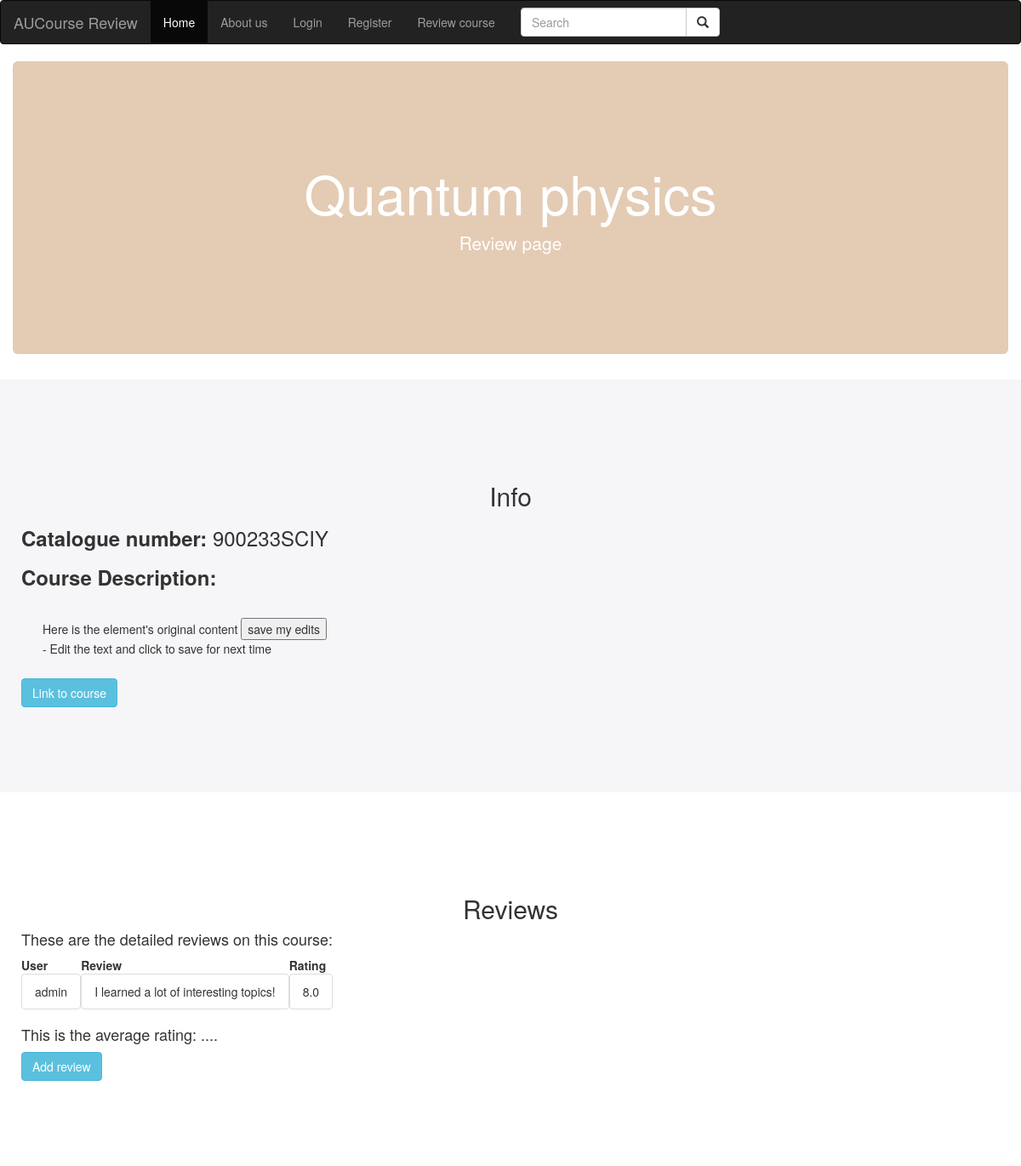
Page /reviews/2/ on the committed database.
### reviews/models.py (models this page shows, shortened)
class Course(models.Model):
    course_name = models.CharField(max_length=200)
    catalogue_nr = models.CharField(max_length=10)

class Review(models.Model):
    course = models.ForeignKey(Course, on_delete=models.CASCADE)
    user = models.ForeignKey(User, on_delete=models.CASCADE, default=1)
    comment = models.CharField(max_length=500)
    rating = models.FloatField(default=0)

### reviews/views.py (the view)
# urls.py: path('<int:pk>/', views.DetailView.as_view(), name='detail'),
class DetailView(generic.DetailView):
    model = Course
    template_name = 'reviews/detail.html'
    '''
    #If we want to add average rating
    reviews = Review.objects.all().order_by("-comment")
    average = reviews.aggregate(Avg("rating"))["rating__avg"]
    if average == None:
        average = 0
    average = round(average, 2)
'''

### reviews/templates/reviews/detail.html (shortened to what this page needs)
<!DOCTYPE html>
<html lang="en">
<head>
  <link rel="stylesheet" href="https://maxcdn.bootstrapcdn.com/bootstrap/3.4.1/css/bootstrap.min.css">
</head>
<body onload="checkEdits()">
  <nav class="navbar navbar-inverse">
  <div class="container-fluid">
    <div class="navbar-header">
      <a class="navbar-brand" href="#">AUCourse Review</a>
    </div>
    <ul class="nav navbar-nav">
      <li class="active"><a href="{% url 'home' %}">Home</a></li>
      <li><a href="https://www.auc.nl/">About us</a></li>
      {% if user.is_authenticated %}
        <li><a href="{% url 'accounts:logout' %}">Logout</a></li>
      {% else %}
       <li><a href="{% url 'accounts:login' %}">Login</a></li>
       <li><a href="{% url 'accounts:register' %}">Register</a></li>
      {% endif %}
      <li><a href="{% url 'reviews:review' %}">Review course</a></li>
    </ul>
    <form class="navbar-form navbar-left" action="/action_page.php">
      <div class="input-group">
        <input type="text" class="form-control" placeholder="Search" name="search">
        <div class="input-group-btn">
          <button class="btn btn-default" type="submit">
            <i class="glyphicon glyphicon-search"></i>
          </button>
        </div>
      </div>
    </form>
  </div>
  </nav>
  <div class="container-fluid">
    <div class="text-center">
      <div class="jumbotron">
        <h1 class="display-3">{{ course.course_name }}</h1>
        <p class="lead">Review page</p>
      </div>
    </div>
  </div>
  <div class="container-fluid bg-grey">
    <h2 class="text-center">Info</h2>
    <h3><strong>Catalogue number:</strong> {{ course.catalogue_nr }}</h3>
    <h3><strong>Course Description:</strong></h3>
    <div class="editable" id="edit" contenteditable="true">
      Here is the element's original content
      <input type="button" value="save my edits" onclick="saveEdits()"/>
      <div id="update"> - Edit the text and click to save for next time</div>
    </div>
    <a href="https://studiegids.uva.nl/xmlpages/page/2019-2020/zoek-vak" class="btn btn-info" role="button">Link to course</a>
  </div>
  <div class="container-fluid bg-white">
    <h2 class="text-center">Reviews</h2>
    <h4>These are the detailed reviews on this course:</h4>
    <ul class="list-group">
      <table>
        <tr>
          <th>User</th>
          <th>Review</th>
          <th>Rating</th>
        </tr>
        {% for review in course.review_set.all %}
        <tr>
          <td><li class="list-group-item">{{ review.user }}</li></td>
          <td><li class="list-group-item">{{ review.comment }}</li></td>
          <td><li class="list-group-item">{{ review.rating }}</li></td>
        </tr>
        {% endfor %}
      </table>
    </ul>
    <h4>This is the average rating: ....</h4>
    <a href="{% url 'reviews:review' %}" class="btn btn-info" role="button">Add review</a>
  </div>
</body>
</html>

### reviews/templates/reviews/detail.html (style rules this page uses)
.editable { padding:25px 25px; }
.jumbotron { background-color: #e4cbb4; color: #ffffff; padding: 100px 25px; }
.bg-grey { background-color: #f6f6f9; padding: 100px 25px; }
.bg-white { padding: 100px 25px; }

### rows in the picture
Course: course_name "Quantum physics", catalogue_nr "900233SCIY"
Review: user "admin", comment "I learned a lot of interesting topics!", rating "8.0"
